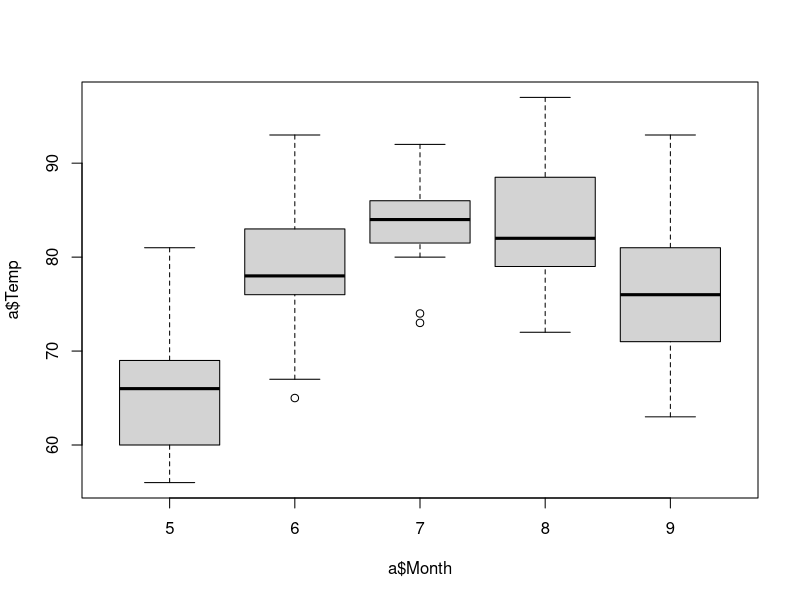
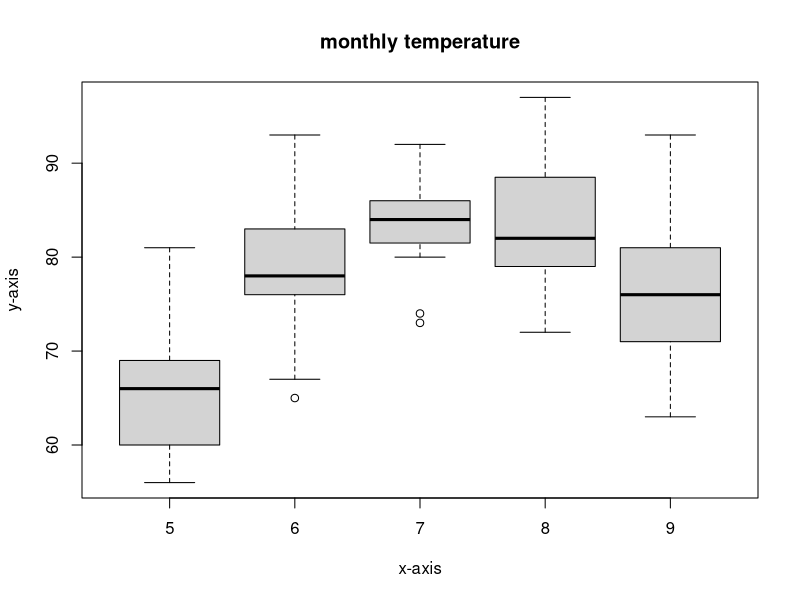
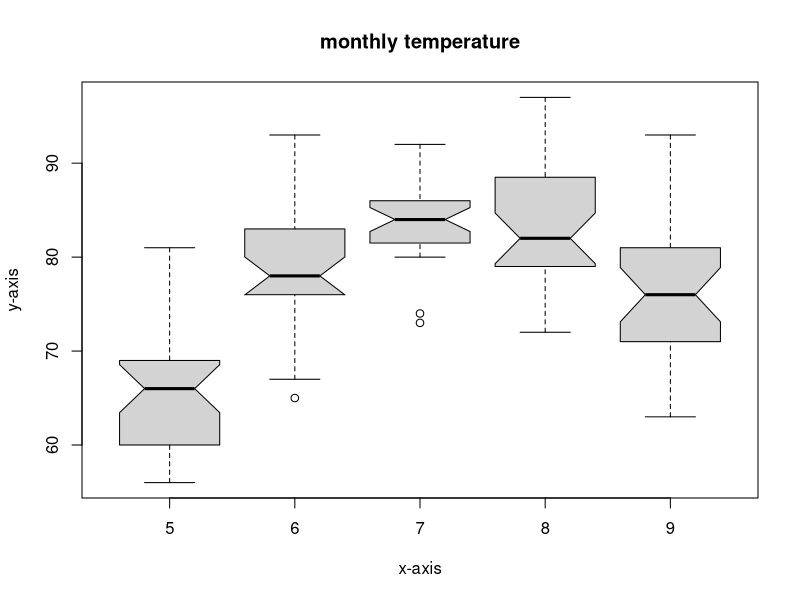
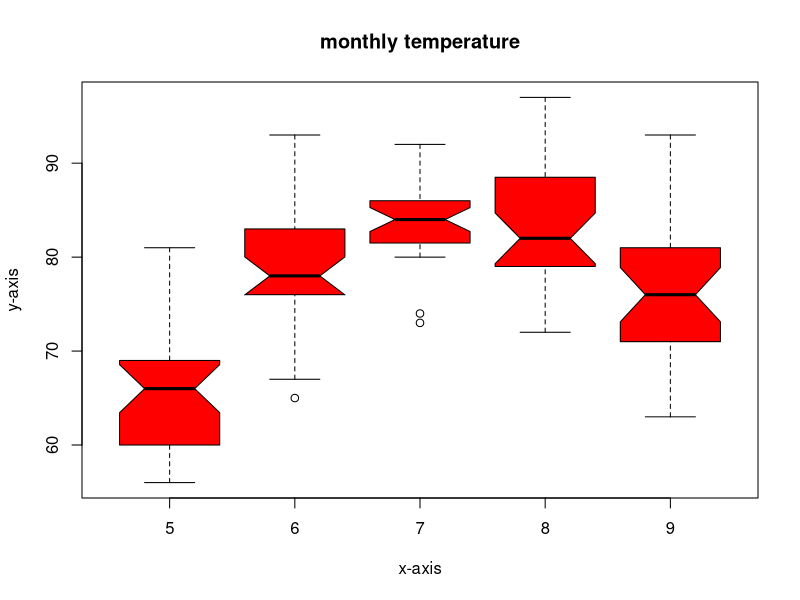
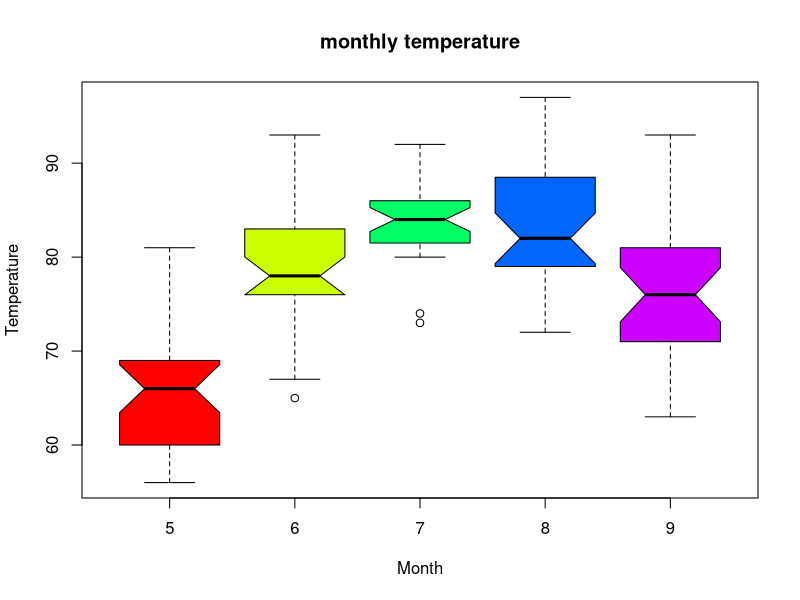

Write the R code that produced these figures, in order.
a=airquality

boxplot(a$Temp~a$Month)

boxplot(a$Temp~a$Month,xlab="x-axis", ylab = "y-axis",main="monthly temperature")

boxplot(a$Temp~a$Month,xlab="x-axis", ylab = "y-axis",main="monthly temperature",notch = TRUE)

boxplot(a$Temp~a$Month,xlab="x-axis", ylab = "y-axis",main="monthly temperature",notch = TRUE,col="red")

boxplot(a$Temp~a$Month,xlab="Month", ylab = "Temperature",main="monthly temperature",notch = TRUE,col=rainbow(length(unique(a$Month))))
